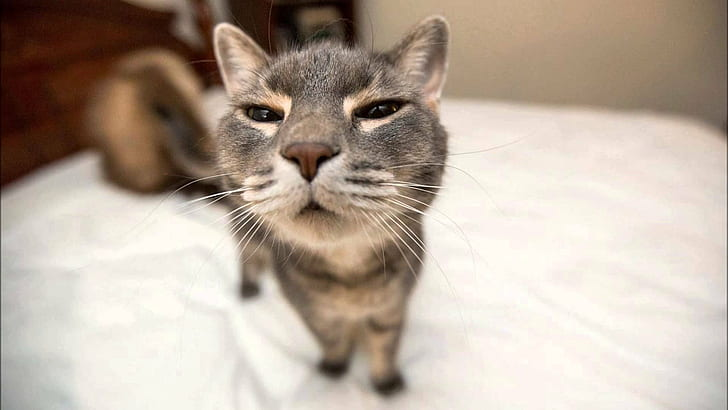
#> input picture ML/Innopolis/material/1 semester/HDDA/labs/week2/pretty_cat.jpg, 728 x 410 px
$ jupyter execute Week2Lab.ipynb
#> lines starting #> are read from the running program, lines starting #| are printed output that depends on the picture
# Linear Algebra and SVD

## Part 1: Linear Algebra Concepts

### 1.1 Vector Norms and Properties
- **Exercise 1**: Compute the 2-norm, 1-norm, and infinity norm of the following vector.

[cell 1]
import numpy as np

def compute_norms(x):
    # Todo
    norm_1 = np.linalg.norm(x, ord=1)
    norm_2 = np.linalg.norm(x, ord=2)
    norm_inf = np.linalg.norm(x, ord=np.inf)
    return norm_2, norm_1, norm_inf

# Example vector
x = np.array([1, -2, 3, -4])
norms = compute_norms(x)
print(f"2-norm: {norms[0]}, 1-norm: {norms[1]}, Infinity norm: {norms[2]}")

- **Exercise 2**: Verify the triangle inequality holds for the vector norms.

[cell 2]
def triangle_inequality(x, y, norm_order=2):
    return np.linalg.norm(x + y, norm_order) <= np.linalg.norm(x, norm_order) + np.linalg.norm(y, norm_order)

# Example vectors
x = np.array([1, -2, 3])
y = np.array([4, -1, 0])
print("Triangle inequality holds:", triangle_inequality(x, y))

### 1.2 Matrix Operations
- **Exercise 3**: Perform basic matrix operations: matrix multiplication, transpose, and inverse.

[cell 3]
# Define two matrices
A = np.array([[1, 2], [3, 4]])
B = np.array([[5, 6], [7, 8]])

# Matrix operations
print("Matrix A:\n", A)
print("Matrix B:\n", B)


# Todo
# Matrix multiplication
print("A * B:\n", ...)

# Transpose
print("A Transpose:\n", ...)

# Inverse
print("A Inverse:\n", ...)

- **Exercise 4**: Compute the determinant and rank of a matrix.

[cell 4]
def matrix_properties(A):
    det = np.linalg.det(A) # recap for what it is use in datascine
    rank = np.linalg.matrix_rank(A)
    return det, rank

# Example matrix
A = np.array([[2, 3], [1, 4]])
det, rank = matrix_properties(A)
print(f"Determinant: {det}, Rank: {rank}")

### 1.3 Vector Projection and Orthogonality

- **Exercise 5**: Implement a function to compute the projection of vector (**b**}) onto (**a**).

[cell 5]
def vector_projection(a, b):
    # Todo
    return (np.dot(a, b) / np.dot(a, a)) * a

# Example usage
a = np.array([1, 2])
b = np.array([3, 4])
print("Projection of b onto a:", vector_projection(a, b))

- **Exercise 6**: Check if two vectors are orthogonal.

[cell 6]
def is_orthogonal(a, b):
    return np.isclose(np.dot(a, b), 0)

# Example vectors
a = np.array([1, 2])
b = np.array([-2, 1])
print("Are a and b orthogonal?", is_orthogonal(a, b))

## Part 2: Singular Value Decomposition (SVD)

### 2.1 SVD Basics
- **Exercise 1**: Perform SVD on a matrix $( A \in \mathbb{R}^{4 \times 4} )$.

[cell 7]
from scipy.linalg import svd

[cell 8]
A = np.array([[1, 2, 3, 4],
              [5, 6, 7, 8],
              [9, 10, 11, 12],
              [13, 14, 15, 16]])
# Todo
U, S, Vt = svd(A)
print("Matrix A:\n", A)
print("\nU Matrix:\n", U)
print("\nSingular Values:\n", S)
print("\nV^T Matrix:\n", Vt)

- **Exercise 2**: Reconstruct matrix \( A \) from its SVD components.

[cell 9]
def reconstruct_matrix(U, S, Vt):
    return np.dot(U, np.dot(np.diag(S), Vt))

A_reconstructed = reconstruct_matrix(U, S, Vt)
print("Reconstructed Matrix A:\n", A_reconstructed)

- **Exercise 3**: Compare the original matrix \( A \) with the reconstructed matrix to check reconstruction accuracy.

[cell 10]
reconstruction_error = np.linalg.norm(A - A_reconstructed)
print(f"Reconstruction Error: {reconstruction_error}")

### 2.2 Image Compression with SVD
- **Exercise 4**: Load and display a grayscale image.

[cell 11]
import matplotlib.pyplot as plt
from skimage import io

# Load image
image = io.imread('pretty_cat.jpg', as_gray=True)
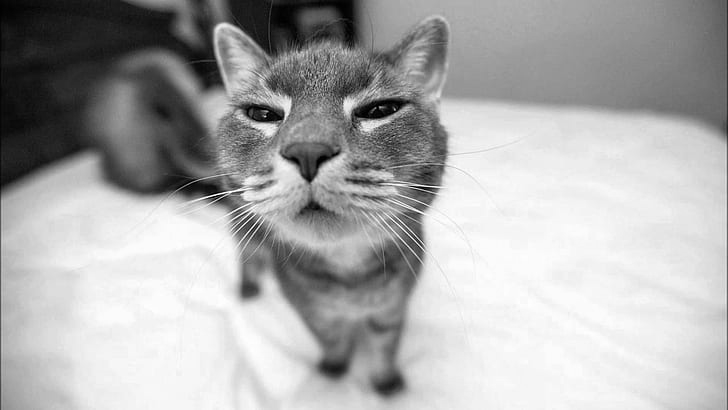
#> image: shape (410, 728) float64; min 0.000833, max 0.999, mean 0.674
plt.imshow(image, cmap='gray')
plt.title('Original Image')
plt.show()
print(f'Image size: {np.prod(image.shape)} pixils')
#| Image size: 298480 pixils

- **Exercise 5**:
    - Perform SVD on the image matrix.
    - Reconstruct the image using only the top \( k \) singular values. Plot the compressed image.

[cell 12]
# Todo
U, S, Vt = svd(image)
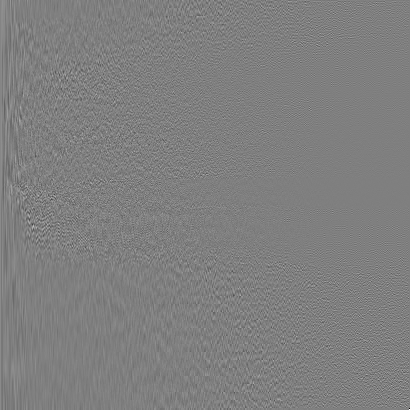
#> U: shape (410, 410) float64; min -0.7, max 0.699, mean 0.000166; drawn with min black and max white
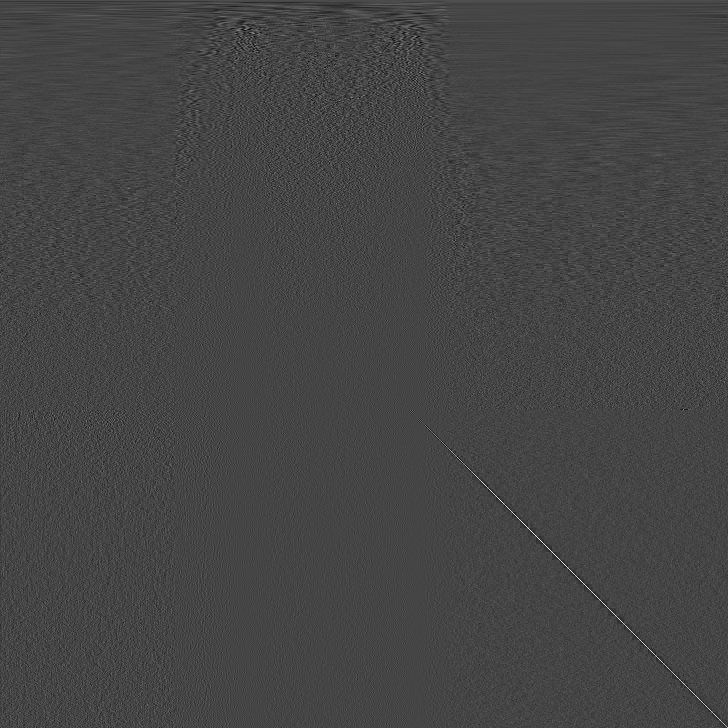
#> Vt: shape (728, 728) float64; min -0.297, max 0.797, mean 2.9e-05; drawn with min black and max white
#> S = 410 values, max 388.6 at index 0, min 0.00402 at index 409, mean 2.22
print("SVD of Image Matrix done!")

def reconstruct_image(U, S, Vt, k):
#> called with S = array of shape (410,), k = 10
    return U[:, :k] @ np.diag(S)[:k, :k] @ Vt[:k, :]
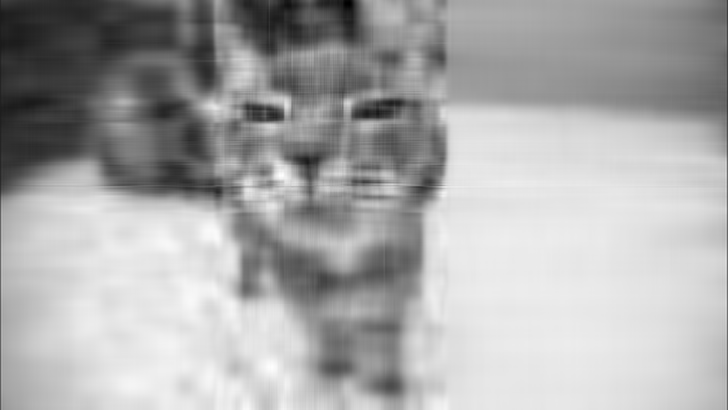
#> returned value: shape (410, 728) float64; min -0.128, max 1.07, mean 0.674; drawn with min black and max white

# Example usage for k = 50
compressed_image = reconstruct_image(U, S, Vt, 10)
plt.imshow(compressed_image, cmap='gray')
plt.title('Compressed Image (k=50)')
plt.show()

### 2.3 Exploring the Effect of Varying \( k \)
- **Exercise 6**:
    - Try different values of \( k \) to see how the image quality and file size change.
    - Compare the size of the compressed image to the original by counting the number of non-zero elements in the compressed matrix.

[cell 13]
import time

[cell 14]
ks = [3, 50, 100, 200, 300]
k = 1
while True:
# for k in ks:
    compressed_image = reconstruct_image(U, S, Vt, k)
#> call 2 of reconstruct_image, with S = array of shape (410,), k = 1
#> in reconstruct_image (call 2), `return U[:, :k] @ np.diag(S)[:k, :k] @ Vt[:k, :]`:
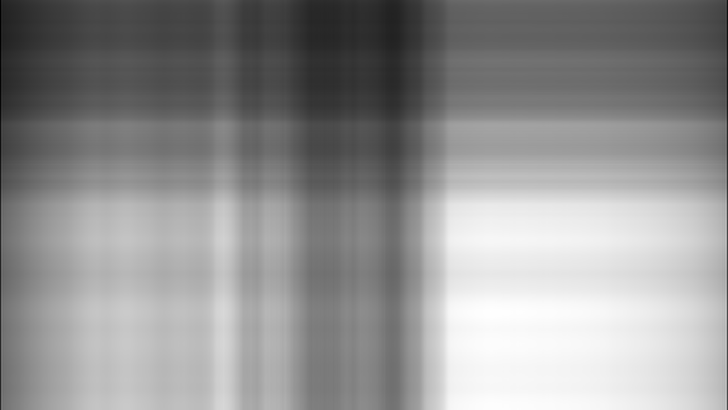
#> returned value: shape (410, 728) float64; min 0.125, max 1.08, mean 0.675; drawn with min black and max white
